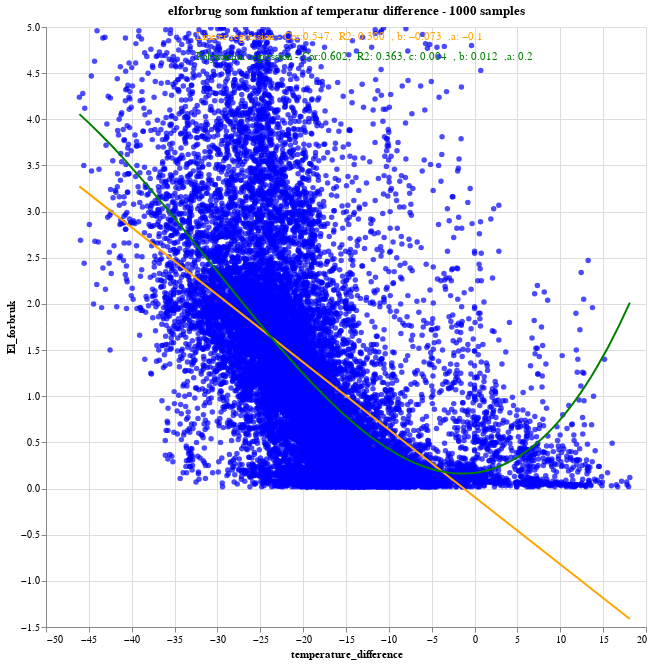

Notebook code for this chart:
### Markdown cell above
Heuristisk model

### Code cell
import pandas as pd
import altair as alt

Min_value=alt.binding_range(min=-1, max=1, step=0.1,name="Min_value")

Max_value=alt.binding_range(min=-1, max=100, step=0.1,name="Max_value")
data_2=pd.DataFrame()
data_2=pd.read_csv("https://raw.githubusercontent.com/jfrausig/test/master/bygg.csv")

data=pd.DataFrame()
data[['temp_diff','El_forbruk']]=data_2[['temp_diff','El_forbruk']]

alt.data_transformers.disable_max_rows()

El_forbruk=alt.Chart(data).mark_circle(color="blue").encode(
    x='temperature_difference:Q',
    y='El_forbruk:Q',

)


El_forbruk_mean=alt.Chart(data).mark_line(color="black").transform_window(
    El_forbruk_mean='mean(El_forbruk)',
    frame=[-50, 0]
).encode(
    x='temperature_difference:Q',
    y='El_forbruk_mean:Q',
    

)


#chart + El_forbruk.transform_loess('x', 'y').mark_line()

El_forbruk_loess=El_forbruk.transform_loess('x', 'y').mark_line(color="black")

El_forbruk_reg=El_forbruk.transform_regression('temperature_difference', 'El_forbruk').mark_line(color="orange")

El_forbruk_poly=El_forbruk.transform_regression('temperature_difference', 'El_forbruk',method='poly',order=3).mark_line(color="green")



params_reg = alt.Chart(data).transform_regression(
    'temperature_difference', 'El_forbruk', params=True
).mark_text(align='left',color="orange").encode(
    x=alt.value(150),  # pixels from left
    y=alt.value(10),  # pixels from top
    text='cor:N'
).transform_calculate(
  cor_unformat='sqrt(datum.rSquared)',
  cor="('Lineær regression - Cor:'+format(datum.cor_unformat, ',.3f')+',  R2: '+format(datum.rSquared, ',.3f')+'  , b: '+format(datum.coef[1], '.3f')+'  ,a: '+format(datum.coef[0], '.1f'))",

)


params_poly = alt.Chart(data).transform_regression(
    'temperature_difference', 'El_forbruk',method='poly',order=3, params=True
).mark_text(align='left',color="green").encode(
    x=alt.value(150),  # pixels from left
    y=alt.value(30),  # pixels from top
    text='cor:N'
).transform_calculate(
  cor_unformat='sqrt(datum.rSquared)',
  cor="('Polynomial regression - Cor:'+format(datum.cor_unformat, ',.3f')+',  R2: '+format(datum.rSquared, ',.3f')+', c: '+format(datum.coef[2], '.3f')+'  , b: '+format(datum.coef[1], '.3f')+'  ,a: '+format(datum.coef[0], '.1f'))",

)


alt.layer(El_forbruk+El_forbruk_reg+El_forbruk_poly+params_reg+params_poly,data=data).properties(width=600,height=600).add_selection(
    
     alt.selection_single(fields=['Min_value'], bind=Min_value , name='Min_value', init={"Min_value":'0.01'}),
     alt.selection_single(fields=['Max_value'], bind=Max_value , name='Max_value', init={"Max_value":'5'}),
).transform_filter(
    '(datum.El_forbruk>Min_value.Min_value)&&(datum.El_forbruk<Max_value.Max_value)'
).transform_calculate(
    temperature_difference='-datum.temp_diff',
    
).properties(title="elforbrug som funktion af temperatur difference - 1000 samples").interactive()

### Figure 1 — Vega-Lite specification as saved in the notebook (floating-point values rounded to 4 significant figures; data arrays with more than 128 entries replaced by an {"elided": "..."} marker saying what was removed)
{"config": {"view": {"continuousWidth": 400, "continuousHeight": 300}}, "layer": [{"layer": [{"mark": {"type": "circle", "color": "blue"}, "encoding": {"x": {"type": "quantitative", "field": "temperature_difference"}, "y": {"type": "quantitative", "field": "El_forbruk"}}, "selection": {"Min_value": {"type": "single", "fields": ["Min_value"], "bind": {"input": "range", "max": 1, "min": -1, "name": "Min_value", "step": 0.1}, "init": {"Min_value": "0.01"}}, "Max_value": {"type": "single", "fields": ["Max_value"], "bind": {"input": "range", "max": 100, "min": -1, "name": "Max_value", "step": 0.1}, "init": {"Max_value": "5"}}, "selector004": {"type": "interval", "bind": "scales", "encodings": ["x", "y"]}}}, {"mark": {"type": "line", "color": "orange"}, "encoding": {"x": {"type": "quantitative", "field": "temperature_difference"}, "y": {"type": "quantitative", "field": "El_forbruk"}}, "transform": [{"on": "temperature_difference", "regression": "El_forbruk"}]}, {"mark": {"type": "line", "color": "green"}, "encoding": {"x": {"type": "quantitative", "field": "temperature_difference"}, "y": {"type": "quantitative", "field": "El_forbruk"}}, "transform": [{"on": "temperature_difference", "regression": "El_forbruk", "method": "poly", "order": 3}]}, {"mark": {"type": "text", "align": "left", "color": "orange"}, "encoding": {"text": {"type": "nominal", "field": "cor"}, "x": {"value": 150}, "y": {"value": 10}}, "transform": [{"on": "temperature_difference", "regression": "El_forbruk", "params": true}, {"calculate": "sqrt(datum.rSquared)", "as": "cor_unformat"}, {"calculate": "('Lineær regression - Cor:'+format(datum.cor_unformat, ',.3f')+',  R2: '+format(datum.rSquared, ',.3f')+'  , b: '+format(datum.coef[1], '.3f')+'  ,a: '+format(datum.coef[0], '.1f'))", "as": "cor"}]}, {"mark": {"type": "text", "align": "left", "color": "green"}, "encoding": {"text": {"type": "nominal", "field": "cor"}, "x": {"value": 150}, "y": {"value": 30}}, "transform": [{"on": "temperature_difference", "regression": "El_forbruk", "method": "poly", "order": 3, "params": true}, {"calculate": "sqrt(datum.rSquared)", "as": "cor_unformat"}, {"calculate": "('Polynomial regression - Cor:'+format(datum.cor_unformat, ',.3f')+',  R2: '+format(datum.rSquared, ',.3f')+', c: '+format(datum.coef[2], '.3f')+'  , b: '+format(datum.coef[1], '.3f')+'  ,a: '+format(datum.coef[0], '.1f'))", "as": "cor"}]}]}], "data": {"name": "data-2570530057fdc4b0a58ecec2a899639d"}, "height": 600, "title": "elforbrug som funktion af temperatur difference - 1000 samples", "transform": [{"filter": "(datum.El_forbruk>Min_value.Min_value)&&(datum.El_forbruk<Max_value.Max_value)"}, {"calculate": "-datum.temp_diff", "as": "temperature_difference"}], "width": 600, "$schema": "https://vega.github.io/schema/vega-lite/v4.8.1.json", "datasets": {"data-2570530057fdc4b0a58ecec2a899639d": {"elided": "33840 records"}}}
